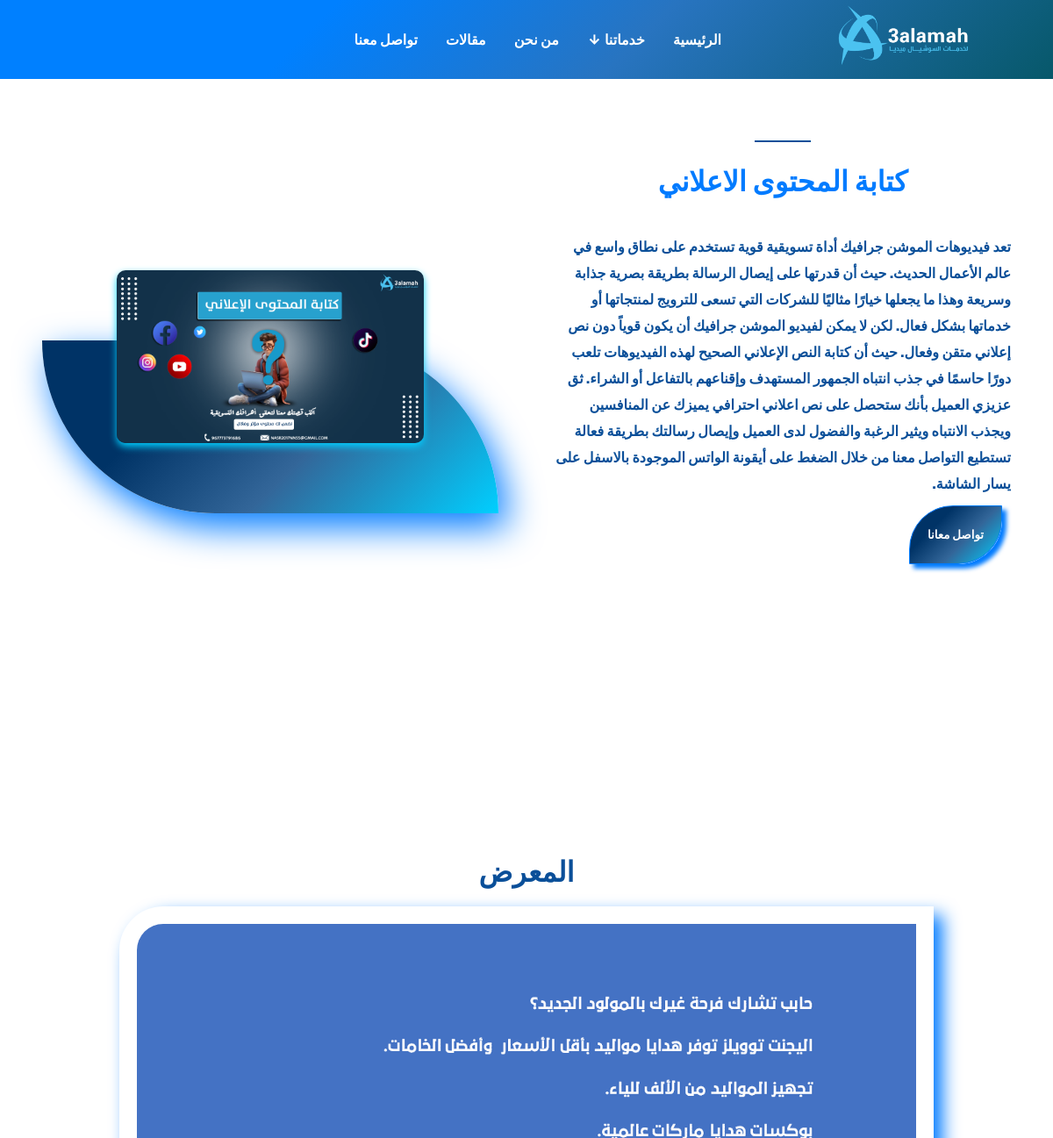
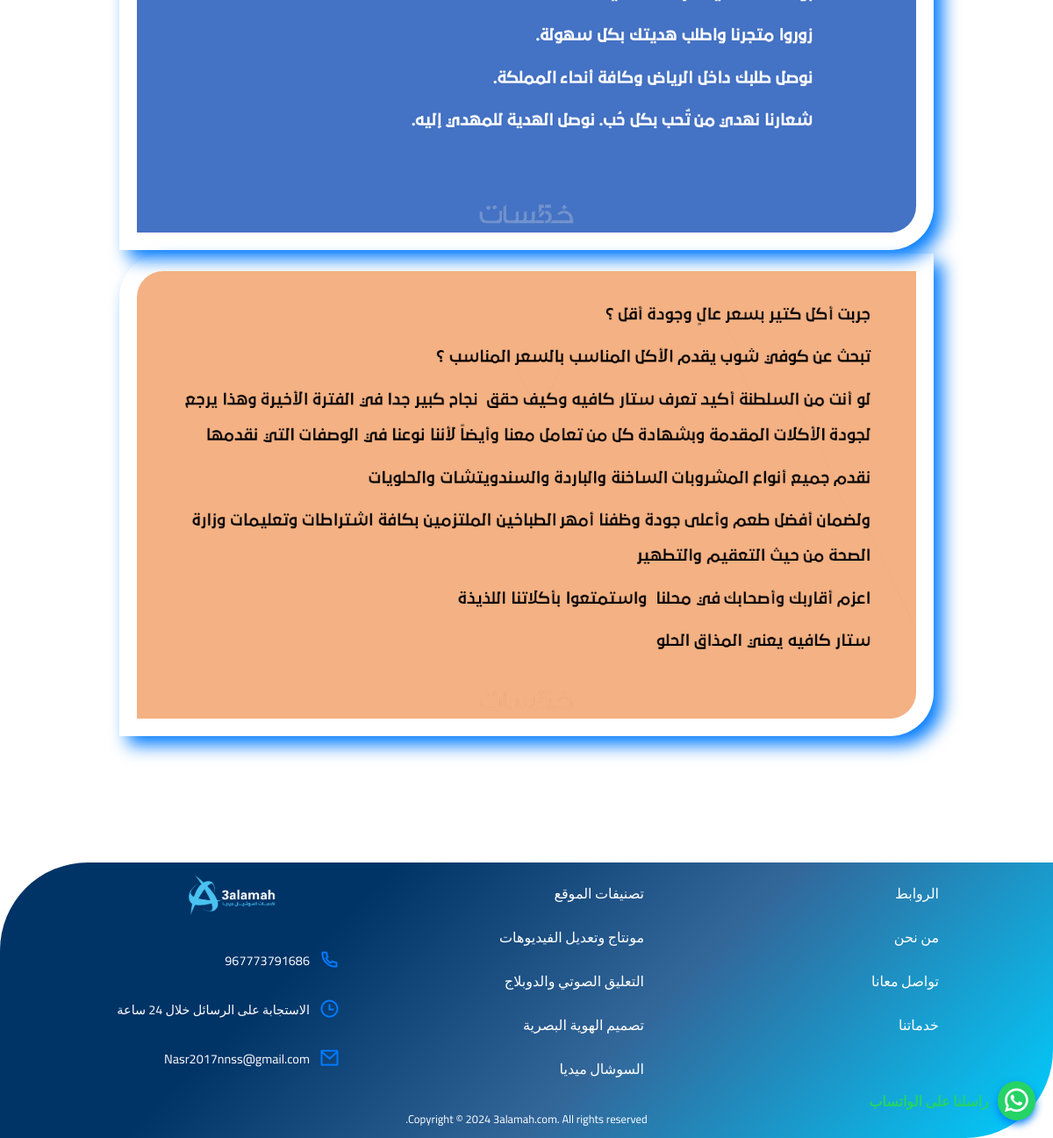
The page /advertising-content-writing.php on the database its author committed (2 pictures, top to bottom).
### tables this page shows
CREATE TABLE `services` (
  `id` int(11) NOT NULL,
  `name` varchar(255) NOT NULL,
  `image` varchar(255) NOT NULL,
  `description` text NOT NULL,
  `category_id` int(11) DEFAULT NULL,
  `article` text,
  `page_link` varchar(255) NOT NULL
);

CREATE TABLE `services_images` (
  `id` int(11) NOT NULL,
  `service_id` int(11) NOT NULL,
  `images` text NOT NULL,
  `new_column_name` varchar(255) DEFAULT NULL
);

### database/db.php (called while the page is built, shortened)
<?php
class db {
    private $host = "localhost";
    private $dbname = "3alamah_db";
    private $user = "u882876176_ebtesam";
    private $port = 3306;
    private $password = "kl,erf45t689o3#E(##(";
    private $connection = "";
    public function __construct()
    {
        $dsn = "mysql:host=$this->host;dbname=$this->dbname;port=$this->port";
        $this->connection = new PDO($dsn, $this->user, $this->password);
    }
    public function getData($table, $columns = "*", $condition = null)
    {
        $query = "SELECT $columns FROM `$table`";
        if ($condition) {
            $query .= " WHERE $condition";
        }
        $statement = $this->connection->prepare($query);
        $statement->execute();
        return $statement->fetchAll(PDO::FETCH_ASSOC);
    }
}
?>

### advertising-content-writing.php (the view, shortened to what this page needs)
<?php
include_once("database/db.php");
$db = new db();
?>
<!DOCTYPE html>
<html lang="ar" dir="rtl">
<head>
    <link href="https://cdn.jsdelivr.net/npm/remixicon@4.1.0/fonts/remixicon.css" rel="stylesheet" />
<link rel="stylesheet" href="./css/style.css?v=<?php echo time(); ?>"/>
</head>
<body class="abuot">
    <header class="header" id="home">
  <nav data-header>
    <ul class="nav__links1" id="nav-links" >
      <li class="nav__logo">
        <a href="./index.php">
          <img src="./images/الشعار.png" alt="logo" />
        </a>
      </li>
      <li><a href="index.php">الرئيسية</a></li>
      <li>
        <div class="dropdown">
          <a href="#" role="button" class="dropbtn">خدماتنا <i class="ri-arrow-down-line"></i></a>
        </div>
      </li>
      <li><a href="./about.php">من نحن</a></li>
      <li><a href="./articles-social.php">مقالات</a></li>
      <li><a href="./contact.php">تواصل معنا</a></li>
    </ul>
  </nav>
</header>
    <?php
        $get_name_servise5=$db->getData("services","*","id=5")
       ?>
    <secttion class="story">
      <div class="section__container story__container">
        <div class="story__content">
        <h2 class="section__header1"><?php echo $get_name_servise5[0]['name']; ?></h2>
        <p>
    <?php echo $get_name_servise5[0]['article']; ?>
        </p>
          <a href="./contact.php">
                <button type="button" id="btn-service">
                 تواصل معانا
           </button>
        </a>
        </div>
        <div class="story__image">
        <img src="./images_site/services/<?php echo $get_name_servise5[0]['image']; ?>" alt="مونتاج وتعديل الفيديوهات" class="w-100 rounded-5" />
        </div>
      </div>
    </secttion>
    <section class="gellary">
        <div class="container">
            <div class="main-title">
                <h2>المعرض</h2>
            <div class="row1">
            <?php
              $imagesData = $db->getData("services_images", "*", "service_id=5");
              if (!empty($imagesData)) {
                  foreach ($imagesData as $image) {
                      $images = json_decode($image['images'], true);
                      foreach ($images as $img) {
              ?>
              <div class="col-md-6 col-sm-12">
              <img src="./images_site/images_services/<?php echo $img; ?>" alt="" class="w-100">
              </div>
              <?php
                      }
                  }
              }
              ?>
              </div>
            </div>
        </div>
    </section>
<footer class="footer">
<div class="footer-container">
    <div class="footer-row">
        <div class="footer-col">
            <ul class="footer-list">
                <li class="footer-title">الروابط</li>
                <li>
                    <a href="./about.php" class="footer-link">من نحن</a>
                </li>
                <li>
                    <a href="./contact.php" class="footer-link">تواصل معانا</a>
                </li>
                <li>
                    <a href="./index.php#services" class="footer-link">خدماتنا</a>
                </li>
            </ul>
        </div>
        <div class="footer-col">
                <ul class="footer-list">
                    <li class="footer-title">تصنيفات الموقع</li>
                    <li><a href="./motion-graphic-design.php" class="footer-link">مونتاج وتعديل الفيديوهات</a></li>
              <li><a href="./voice-commentary.php" class="footer-link">التعليق الصوتي والدوبلاج</a></li>
              <li> <a href="./visual-identity-design.php" class="footer-link">تصميم الهوية البصرية</a></li>
                <li><a href="./content-creation-page-management.php" class="footer-link">السوشال ميديا</a></li>
                </ul>
            </div>
        <div class="footer-col footer-logo-col">
            <div class="footer-logo">
                <img src="./images/الشعار.png" alt="الشعار" />
            </div>
            <ul class="footer-contact">
                <li>
                    <i class="ri-phone-line"></i>
                    <a href="https://wa.me/967773791686" target="_blank" class="footer-link">967773791686</a>
                </li>
                <li>
                    <i class="ri-time-line"></i>
                    <span>الاستجابة على الرسائل خلال 24 ساعة</span>
                </li>
                <li>
                    <i class="ri-mail-line"></i>
                    <a href="mailto:Nasr2017nnss@gmail.com" class="footer-link">Nasr2017nnss@gmail.com</a>
                </li>
            </ul>
        </div>
    </div>
</div>
<div class="footer__bar"><a href="https://3alamah.com/" class="footer-link">
        Copyright © 2024 3alamah.com. All rights reserved.</a>
      </div>
</footer>
<a href="https://wa.me/967773791686" class="whatsapp-button" target="_blank">
  <i class="ri-whatsapp-line"></i>
  <span>راسلنا على الواتساب</span>
</a>
</body>
</html>

### rows shown on the page
services: name "كتابة المحتوى الاعلاني", article "تعد فيديوهات الموشن جرافيك أداة تسويقية قوية تستخدم على نطاق واسع في عالم الأعمال الحديث. حيث أن قدرتها على إيصال الرسالة بطريقة بصرية جذابة وسريعة وهذا ما يجعلها خيارًا مثاليًا للشركات التي تسعى للترويج لمنتجاتها أو خدماتها بشكل فعال. لكن لا يمكن لفيديو الموشن جرافيك أن يكون قوياً دون نص إعلاني متقن وفعال. حيث أن كتابة النص الإعلاني الصحيح لهذه الفيديوهات تلعب دورًا حاسمًا في جذب انتباه الجمهور المستهدف وإقناعهم بالتفاعل أو الشراء. ثق عزيزي العميل بأنك ستحصل على نص اعلاني احترافي يميزك عن المنافسين ويجذب الانتباه ويثير الرغبة والفضول لدى العميل وإيصال رسالتك بطريقة فعالة تستطيع التواصل معنا من خلال الضغط على أيقونة الواتس الموجودة بالاسفل على يسار الشاشة.", image (picture)
